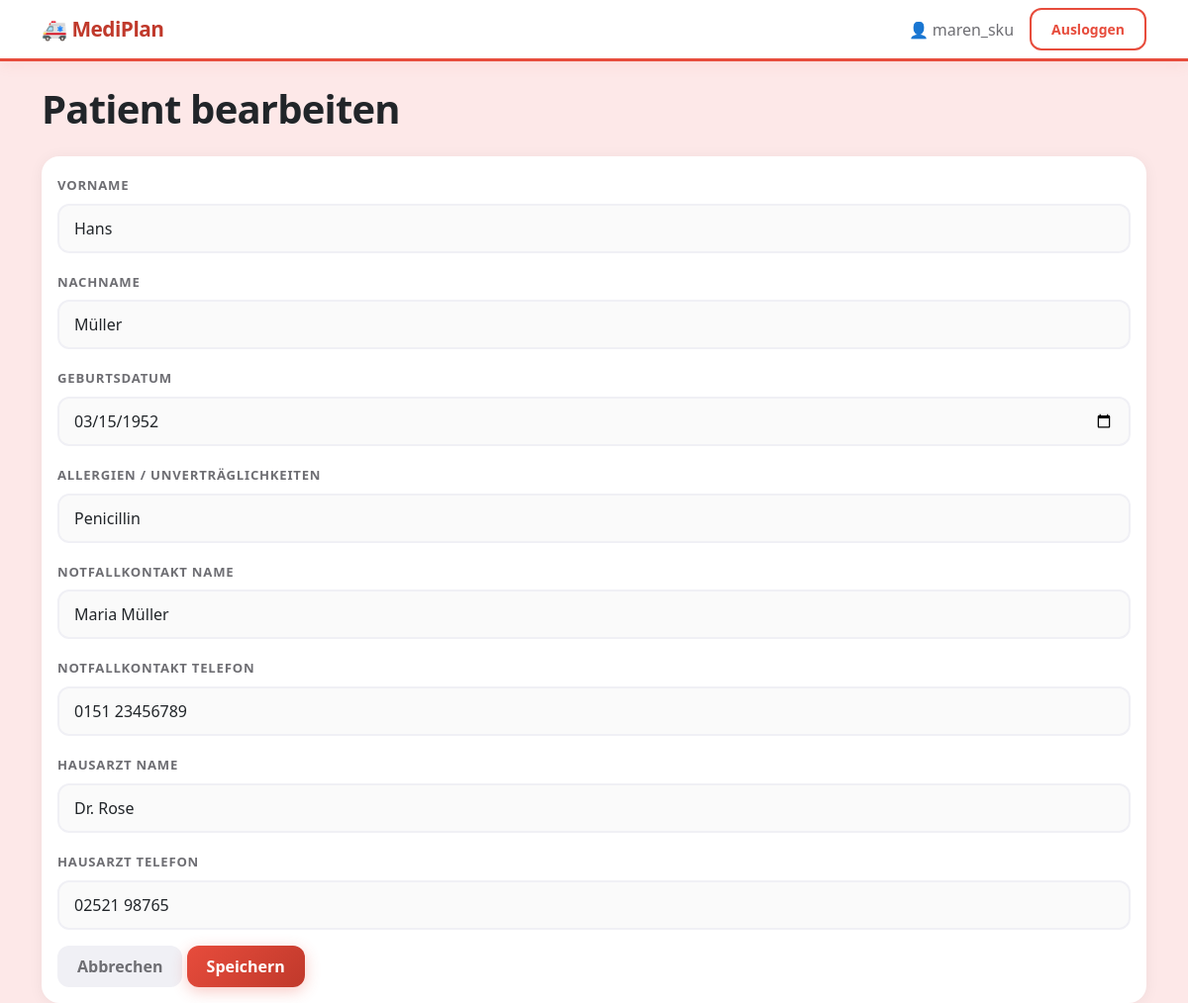
The app's page /patient/2/bearbeiten (signed in) with its own data.
### tables this page shows
CREATE TABLE patienten (
            id INTEGER PRIMARY KEY AUTOINCREMENT,
            nutzer_id INTEGER NOT NULL,
            name TEXT NOT NULL,
            geburtsdatum TEXT NOT NULL,
            allergien TEXT,
            notfallkontakt_name TEXT,
            notfallkontakt_telefon TEXT,
            hausarzt_name TEXT,
            hausarzt_telefon TEXT,
            FOREIGN KEY (nutzer_id) REFERENCES nutzer(id)
        );

### app.py (the view, shortened to what this page needs)
@app.route('/patient/<int:id>/bearbeiten', methods=['GET', 'POST'])
@login_required
def patient_bearbeiten(id):
    conn = get_connection()
    patient = conn.execute('SELECT * FROM patienten WHERE id = ? AND nutzer_id = ?',
                           (id, session['nutzer_id'])).fetchone()
    if not patient:
        return redirect(url_for('index'))
    return render_template('patient_bearbeiten.html', patient=patient)

### app.py (called while the page is built)
def login_required(f):
    @functools.wraps(f)
    def decorated(*args, **kwargs):
        if 'nutzer_id' not in session:
            return redirect(url_for('login'))
        return f(*args, **kwargs)
    return decorated

### database.py (called while the page is built)
def get_connection():
    conn = sqlite3.connect('mediplan.db')
    conn.row_factory = sqlite3.Row
    return conn

### templates/patient_bearbeiten.html
{% extends 'base.html' %}
{% block content %}
<h1 class="mb-4">Patient bearbeiten</h1>
<div class="card">
    <div class="card-body">
        <form method="POST">
            <div class="mb-3">
                <label class="form-label">Vorname</label>
                <input type="text" name="vorname" class="form-control"
                    value="{{ patient['name'].split(' ')[0] }}" required>
            </div>
            <div class="mb-3">
                <label class="form-label">Nachname</label>
                <input type="text" name="nachname" class="form-control"
                    value="{{ patient['name'].split(' ')[1] if ' ' in patient['name'] else '' }}" required>
            </div>
            <div class="mb-3">
                <label class="form-label">Geburtsdatum</label>
                <input type="date" name="geburtsdatum" class="form-control"
                    value="{{ patient['geburtsdatum'] }}" required>
            </div>
            <div class="mb-3">
                <label class="form-label">Allergien / Unverträglichkeiten</label>
                <input type="text" name="allergien" class="form-control"
                    value="{{ patient['allergien'] or '' }}">
            </div>
            <div class="mb-3">
                <label class="form-label">Notfallkontakt Name</label>
                <input type="text" name="notfallkontakt_name" class="form-control"
                    value="{{ patient['notfallkontakt_name'] or '' }}">
            </div>
            <div class="mb-3">
                <label class="form-label">Notfallkontakt Telefon</label>
                <input type="text" name="notfallkontakt_telefon" class="form-control"
                    value="{{ patient['notfallkontakt_telefon'] or '' }}">
            </div>
            <div class="mb-3">
                <label class="form-label">Hausarzt Name</label>
                <input type="text" name="hausarzt_name" class="form-control"
                    value="{{ patient['hausarzt_name'] or '' }}">
            </div>
            <div class="mb-3">
                <label class="form-label">Hausarzt Telefon</label>
                <input type="text" name="hausarzt_telefon" class="form-control"
                    value="{{ patient['hausarzt_telefon'] or '' }}">
            </div>
            <a href="/patient/{{ patient['id'] }}" class="btn btn-secondary">Abbrechen</a>
            <button type="submit" class="btn btn-danger">Speichern</button>
        </form>
    </div>
</div>
{% endblock %}

### static/style.css (style rules this page uses)
body { background: #fde8e8 !important; min-height: 100vh; }
.card { border: none !important; border-radius: 18px !important; box-shadow: 0 2px 15px rgba(0,0,0,0.06) !important; background: white !important; transition: all 0.3s ease; }
.btn { border-radius: 12px !important; font-weight: 600 !important; padding: 9px 20px !important; transition: all 0.2s ease !important; }
.btn-danger { background: linear-gradient(135deg, #e74c3c, #c0392b) !important; border: none !important; box-shadow: 0 4px 15px rgba(231,76,60,0.3) !important; }
.btn-secondary { background: #f0f0f5 !important; border: none !important; color: #6e6e73 !important; }
.form-control { border-radius: 12px !important; border: 2px solid #f0f0f5 !important; padding: 11px 15px !important; background: #fafafa !important; transition: all 0.2s !important; }
.form-label { font-weight: 600 !important; font-size: 0.82rem !important; color: #6e6e73 !important; text-transform: uppercase !important; letter-spacing: 0.06em !important; }
h1, h2, h3, h4, h5 { font-weight: 700 !important; letter-spacing: -0.02em !important; }

### records on screen
patienten: vorname "Hans", nachname "Müller", geburtsdatum "03/15/1952", allergien "Penicillin", notfallkontakt_name "Maria Müller", notfallkontakt_telefon "0151 23456789", hausarzt_name "Dr. Rose", hausarzt_telefon "02521 98765"

### other values on screen
{{ session.username }} "maren_sku"
